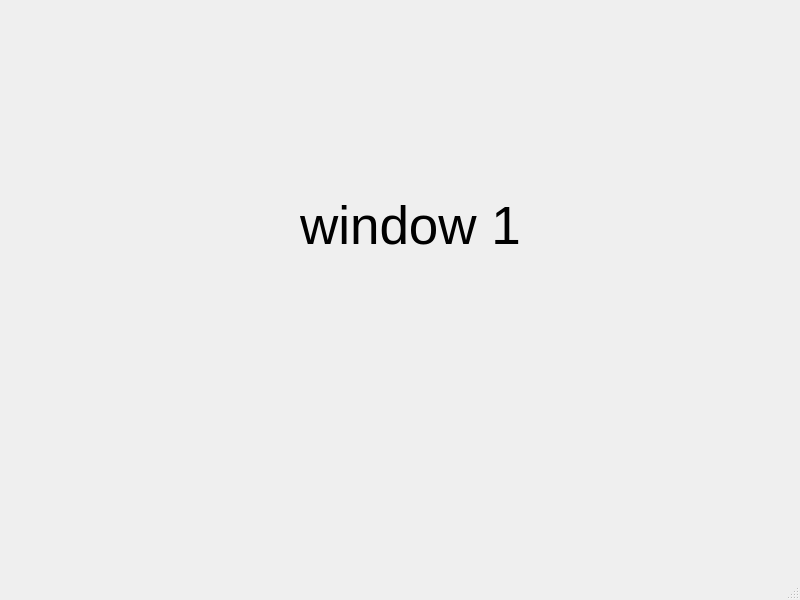
<?xml version="1.0" encoding="UTF-8"?>
<ui version="4.0">
 <class>MainWindow</class>
 <widget class="QMainWindow" name="MainWindow">
  <property name="geometry">
   <rect>
    <x>0</x>
    <y>0</y>
    <width>800</width>
    <height>600</height>
   </rect>
  </property>
  <property name="windowTitle">
   <string>MainWindow</string>
  </property>
  <widget class="QWidget" name="centralwidget">
   <widget class="QLabel" name="label">
    <property name="geometry">
     <rect>
      <x>300</x>
      <y>180</y>
      <width>341</width>
      <height>91</height>
     </rect>
    </property>
    <property name="font">
     <font>
      <pointsize>40</pointsize>
     </font>
    </property>
    <property name="text">
     <string>window 1</string>
    </property>
   </widget>
  </widget>
  <widget class="QMenuBar" name="menubar">
   <property name="geometry">
    <rect>
     <x>0</x>
     <y>0</y>
     <width>800</width>
     <height>24</height>
    </rect>
   </property>
  </widget>
  <widget class="QStatusBar" name="statusbar"/>
 </widget>
 <resources/>
 <connections/>
</ui>
